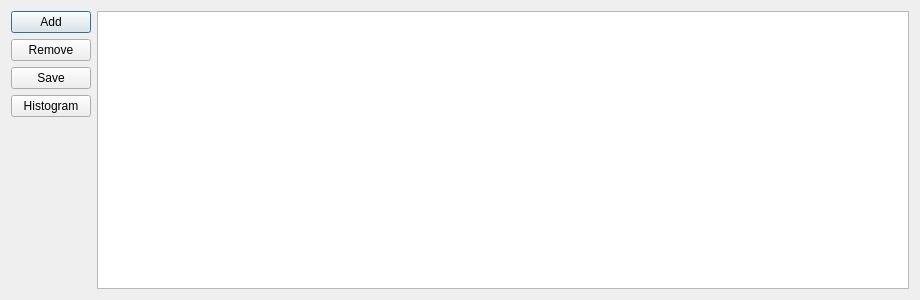
<?xml version="1.0" encoding="UTF-8"?>
<ui version="4.0">
 <class>table</class>
 <widget class="QDialog" name="table">
  <property name="geometry">
   <rect>
    <x>0</x>
    <y>0</y>
    <width>920</width>
    <height>300</height>
   </rect>
  </property>
  <property name="windowTitle">
   <string>Dialog</string>
  </property>
  <layout class="QGridLayout" name="gridLayout">
   <item row="0" column="1">
    <widget class="QTableWidget" name="tableWidget">
     <property name="acceptDrops">
      <bool>false</bool>
     </property>
     <property name="editTriggers">
      <set>QAbstractItemView::AnyKeyPressed|QAbstractItemView::CurrentChanged|QAbstractItemView::EditKeyPressed</set>
     </property>
     <property name="dragEnabled">
      <bool>true</bool>
     </property>
     <property name="dragDropMode">
      <enum>QAbstractItemView::DragDrop</enum>
     </property>
     <property name="defaultDropAction">
      <enum>Qt::CopyAction</enum>
     </property>
     <property name="alternatingRowColors">
      <bool>true</bool>
     </property>
    </widget>
   </item>
   <item row="0" column="0">
    <layout class="QVBoxLayout" name="verticalLayout">
     <item>
      <widget class="QPushButton" name="pushButton_Add">
       <property name="text">
        <string>Add</string>
       </property>
       <property name="icon">
        <iconset resource="icon.qrc">
         <normaloff>:/new/prefix1/icon/plus.ico</normaloff>:/new/prefix1/icon/plus.ico</iconset>
       </property>
      </widget>
     </item>
     <item>
      <widget class="QPushButton" name="pushButton_Remove">
       <property name="text">
        <string>Remove</string>
       </property>
       <property name="icon">
        <iconset resource="icon.qrc">
         <normaloff>:/new/prefix1/icon/delete.ico</normaloff>:/new/prefix1/icon/delete.ico</iconset>
       </property>
      </widget>
     </item>
     <item>
      <widget class="QPushButton" name="pushButton_Save">
       <property name="text">
        <string>Save</string>
       </property>
       <property name="icon">
        <iconset resource="icon.qrc">
         <normaloff>:/new/prefix1/icon/save.ico</normaloff>:/new/prefix1/icon/save.ico</iconset>
       </property>
      </widget>
     </item>
     <item>
      <widget class="QPushButton" name="pushButton_Histogram">
       <property name="text">
        <string>Histogram</string>
       </property>
       <property name="icon">
        <iconset resource="icon.qrc">
         <normaloff>:/new/prefix1/icon/diagram.ico</normaloff>:/new/prefix1/icon/diagram.ico</iconset>
       </property>
      </widget>
     </item>
     <item>
      <spacer name="verticalSpacer">
       <property name="orientation">
        <enum>Qt::Vertical</enum>
       </property>
       <property name="sizeHint" stdset="0">
        <size>
         <width>20</width>
         <height>40</height>
        </size>
       </property>
      </spacer>
     </item>
    </layout>
   </item>
  </layout>
 </widget>
 <resources>
  <include location="icon.qrc"/>
 </resources>
 <connections/>
</ui>
